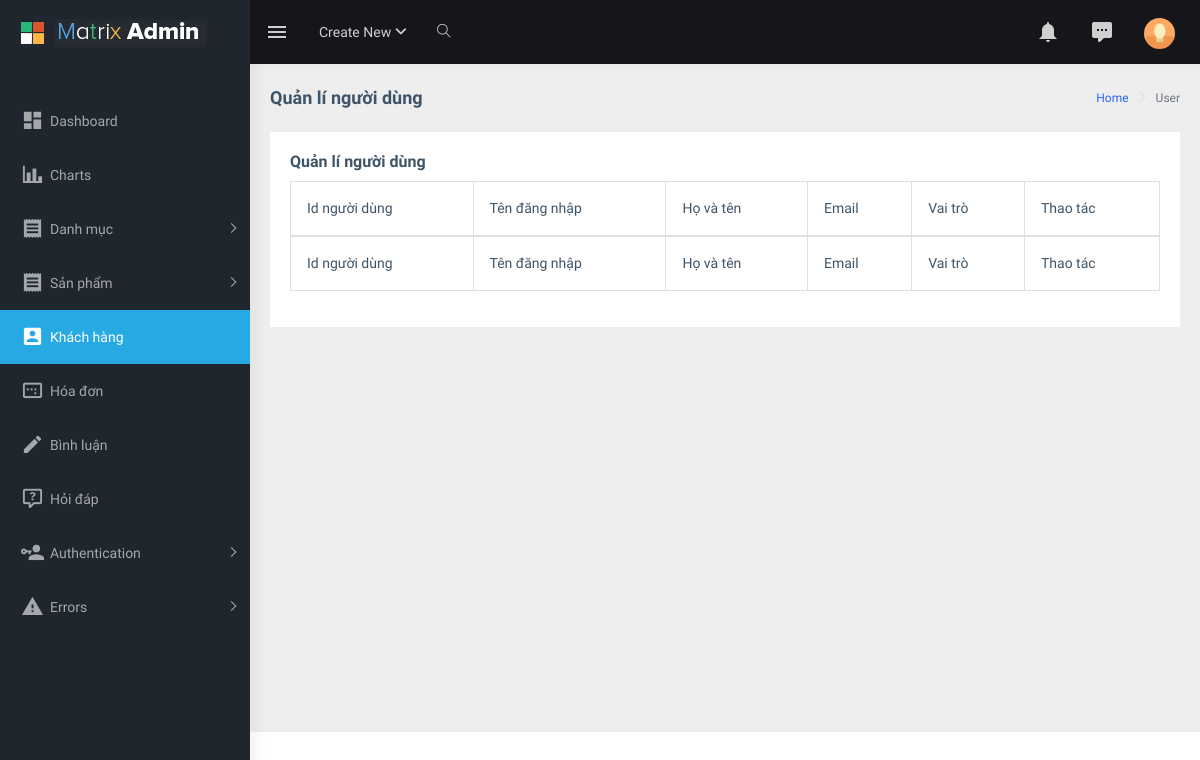
The page /admin/index.php?act=list_user on the database as committed earlier.
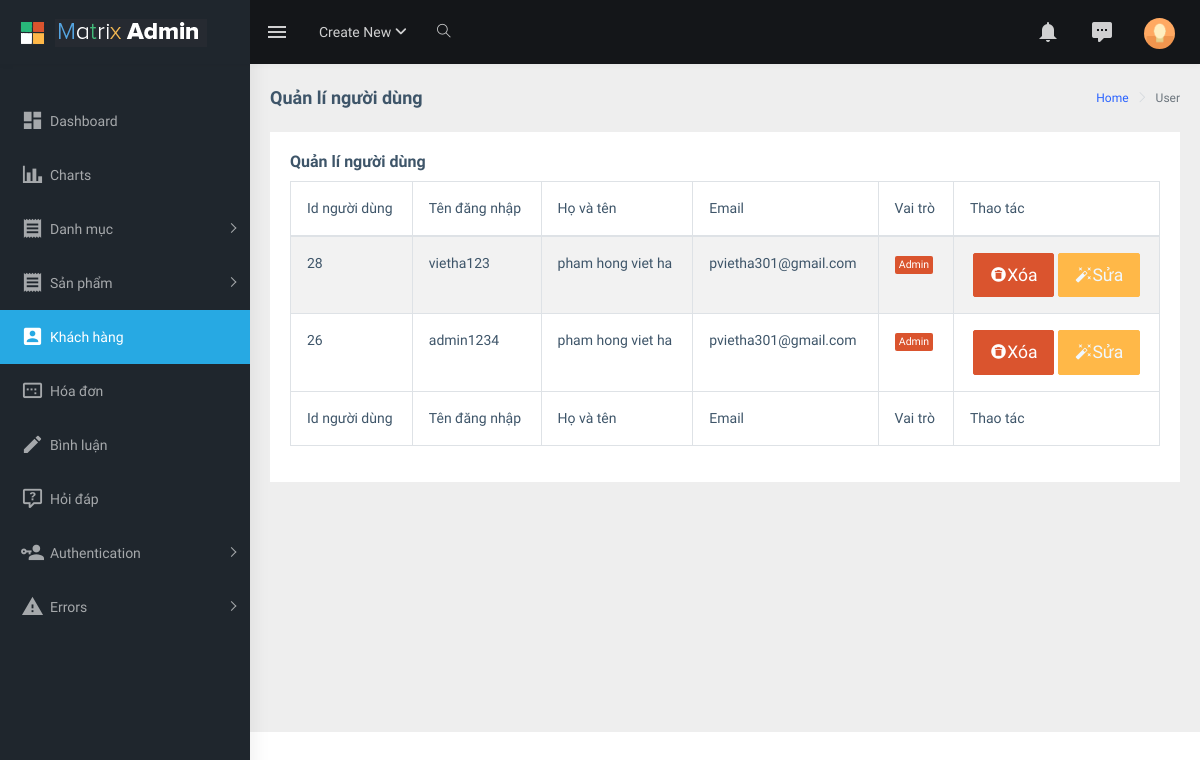
The same page on the database as committed later.
### tables this page shows
CREATE TABLE `user` (
  `id_user` int(11) NOT NULL,
  `user_name` varchar(50) NOT NULL,
  `password` varchar(50) NOT NULL,
  `full_name` varchar(255) NOT NULL,
  `sex` tinyint(4) NOT NULL DEFAULT 0,
  `email_user` varchar(255) NOT NULL,
  `address` varchar(255) NOT NULL,
  `phone_user` varchar(25) NOT NULL,
  `img_user` varchar(255) NOT NULL,
  `register_date` date DEFAULT NULL,
  `last_login` date DEFAULT NULL,
  `role` tinyint(1) NOT NULL DEFAULT 0
);

### admin/controller/controller.php (called while the page is built)
<?php
function render($path, $data = [])
{
    extract($data);
    $view = "view/" . $path . ".php";
    include_once $view;
}

### admin/model/pdo.php (called while the page is built, shortened)
<?php
function pdo_get_connection()
{
    $dburl = "mysql:host=127.0.0.1;dbname=du_an_1;charset=utf8";
    $username = 'root';
    $password = '';
    $conn = new PDO($dburl, $username, $password);
    $conn->setAttribute(PDO::ATTR_ERRMODE, PDO::ERRMODE_EXCEPTION);
    return $conn;
}
function pdo_query($sql)
{
    $sql_args = array_slice(func_get_args(), 1);
    try {
        $conn = pdo_get_connection();
        $stmt = $conn->prepare($sql);
        $stmt->execute($sql_args);
        $rows = $stmt->fetchAll();
        return $rows;
    } catch (PDOException $e) {
        throw $e;
    } finally {
        unset($conn);
    }
}

### admin/model/user.php (called while the page is built, shortened)
<?php
function loadall_user()
{
    $sql = "SELECT * FROM user ORDER BY id_user DESC";
    $listuser = pdo_query($sql);
    return $listuser;
}

### admin/view/list_user.php (the view, shortened to what this page needs)
<?php include_once "header.php" ?>
<?php include_once "nav.php" ?>
<div class="page-wrapper">
    <div class="page-breadcrumb">
        <div class="row">
            <div class="col-12 d-flex no-block align-items-center">
                <h4 class="page-title">Quản lí người dùng</h4>
                <div class="ml-auto text-right">
                    <nav aria-label="breadcrumb">
                        <ol class="breadcrumb">
                            <li class="breadcrumb-item"><a href="#">Home</a></li>
                            <li class="breadcrumb-item active" aria-current="page">User</li>
                        </ol>
                    </nav>
                </div>
            </div>
        </div>
    </div>
    <div class="container-fluid">
        <div class="row">
            <div class="col-12">
                <div class="card">
                    <div class="card-body">
                        <h5 class="card-title">Quản lí người dùng</h5>
                        <div class="table-responsive">
                            <table id="zero_config" class="table table-striped table-bordered">
                                <thead>
                                    <tr>
                                        <th>Id người dùng</th>
                                        <th>Tên đăng nhập</th>
                                        <th>Họ và tên</th>
                                        <th>Email</th>
                                        <th>Vai trò</th>
                                        <th>Thao tác</th>
                                    </tr>
                                </thead>
                                <tbody>
                                    <?php foreach ($listuser as $user) : ?>
                                        <tr>
                                            <td><?= $user['id_user'] ?></td>
                                            <td><?= $user['user_name'] ?></td>
                                            <td><?= $user['full_name'] ?></td>
                                            <td><?= $user['email_user'] ?></td>
                                            <td><?php if ($user['role'] == 1) {
                                                    echo "<span class='badge badge-danger'>Admin</span>";
                                                } else {
                                                    echo "<span class='badge badge-success'>Thành Viên</span>
                                            ";
                                                } ?></td>
                                            <td class="text-center">
                                                <button type="button" class="btn btn-danger margin-5 text-white btn-lg " data-toggle="modal" data-target="#Modal2">
                                                    <i class="mdi mdi-delete-circle"></i><span>Xóa</span>
                                                </button>
                                                <button type="button" class="btn btn-warning btn-lg"> <a href="./index.php?act=edit_user&id_user=<?= $user['id_user'] ?>" style="color:aliceblue"><i class="mdi mdi-auto-fix"></i><span>Sửa</span></a></button>
                                            </td>
                                        </tr>
                                    <?php endforeach ?>
                                </tbody>
                                <tfoot>
                                    <tr>
                                        <th>Id người dùng</th>
                                        <th>Tên đăng nhập</th>
                                        <th>Họ và tên</th>
                                        <th>Email</th>
                                        <th>Vai trò</th>
                                        <th>Thao tác</th>
                                    </tr>
                                </tfoot>
                            </table>
                        </div>
                    </div>
                </div>
            </div>
        </div>
    </div>
</div>
<?php include_once "footer.php" ?>

Rows that differ between the two databases and show on the page:
added user: id_user "28", user_name "vietha123", full_name "pham hong viet ha", email_user "pvietha301@gmail.com", role "Admin"
added user: id_user "26", user_name "admin1234", full_name "pham hong viet ha", email_user "pvietha301@gmail.com", role "Admin"
